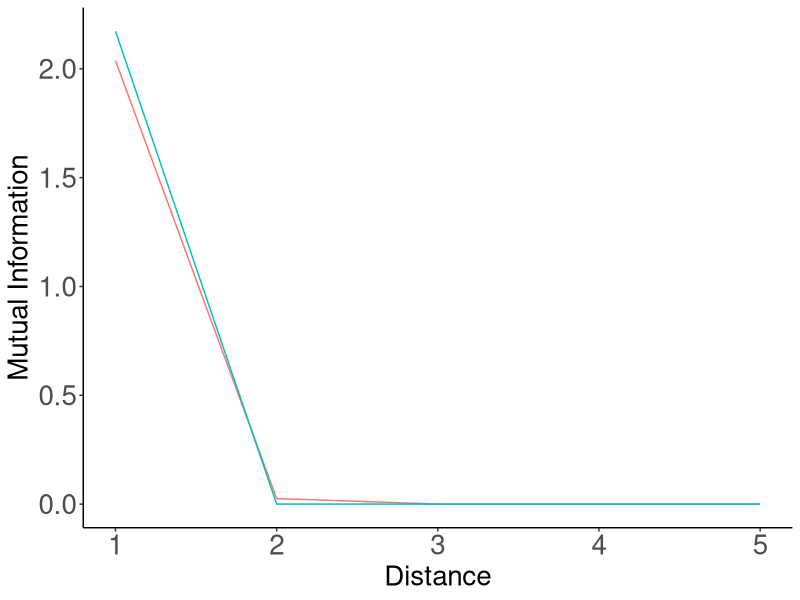
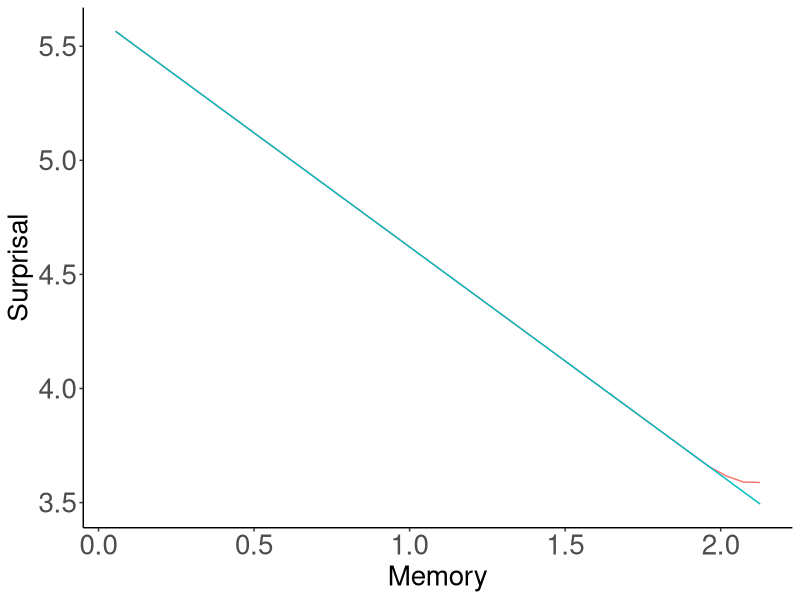
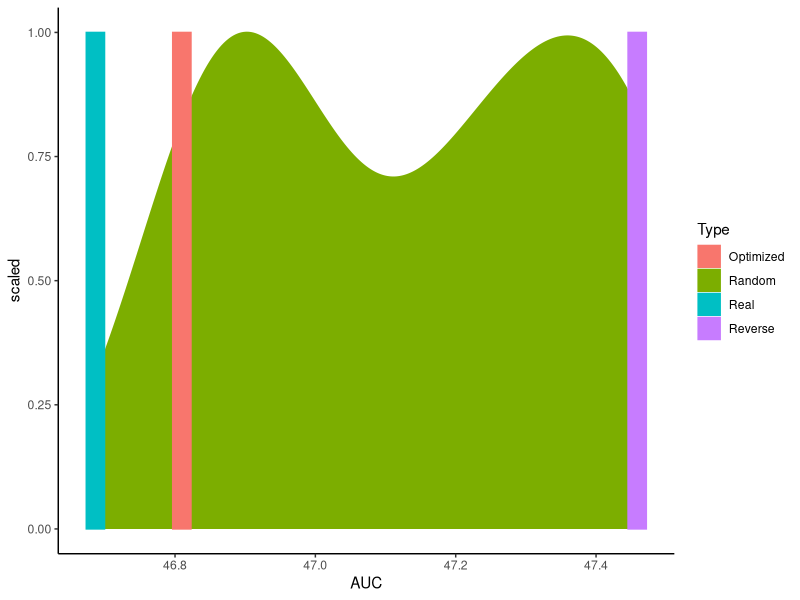

Generate these figures, in order, with R:
library(tidyr)
library(dplyr)
library(ggplot2)

######################################

data = read.csv("results.tsv", sep="\t")


data = data %>% filter(Script == "forWords_Japanese_RandomOrder_Normalized_FullData_Heldout.py")

unigramCE = mean(data$UnigramCE)

data$Type = ifelse(data$Model %in% c("REAL", "RANDOM", "REVERSE"), as.character(data$Model), "Optimized")

data_ = data %>% group_by(Distance, Type) %>% summarise(MI=median(MI))
data_ = data_ %>% filter(Distance < 5)
data_ = data_ %>% filter(Type %in% c("REAL", "RANDOM"))
plot = ggplot(data_, aes(x=1+Distance, y=MI, color=Type)) + geom_line()
plot = plot + theme_bw()
plot = plot + xlab("Distance") + ylab("Mutual Information")
plot = plot + theme(axis.title.x=element_text(size=20), axis.title.y=element_text(size=20), axis.text = element_text(size=20))
plot = plot + theme(panel.grid.major = element_blank(), panel.grid.minor = element_blank(), panel.background = element_blank(), legend.position="none")
plot = plot + theme(axis.line = element_line(colour = "black"),
            panel.grid.major = element_blank(),
                panel.grid.minor = element_blank(),
                panel.border = element_blank(),
                    panel.background = element_blank())
ggsave(plot, file=paste("../figures/Japanese-suffixes-byMorphemes-it-heldout.pdf", sep=""), height=4, width=4)

data = read.csv("results_interpolated.tsv", sep="\t")


data = data %>% filter(Script == "forWords_Japanese_RandomOrder_Normalized_FullData_Heldout.py")

data = data %>% group_by(Type, Memory) %>% summarise(Surprisal=unigramCE-median(MI))

data_ = data %>% filter(Type %in% c("REAL", "RANDOM"))

plot = ggplot(data_, aes(x=Memory, y=Surprisal, color=Type)) + geom_line() #size=2)
plot = plot + theme_bw()
plot = plot + theme(axis.title.x=element_text(size=20), axis.title.y=element_text(size=20), axis.text = element_text(size=20))
plot = plot + theme(panel.grid.major = element_blank(), panel.grid.minor = element_blank(), panel.background = element_blank(), legend.position="none")
plot = plot + theme(axis.line = element_line(colour = "black"),
            panel.grid.major = element_blank(),
                panel.grid.minor = element_blank(),
                panel.border = element_blank(),
                    panel.background = element_blank())
ggsave(plot, file=paste("../figures/Japanese-suffixes-byMorphemes-memsurp-heldout.pdf", sep=""), height=4, width=4)


######################################

data = read.csv("results_auc.tsv", sep="\t")

data = data %>% filter(Script == "forWords_Japanese_RandomOrder_Normalized_FullData_Heldout.py")


data$Type = ifelse(data$Model %in% c("REAL", "RANDOM", "REVERSE"), as.character(data$Model), "Optimized")
data$Type = ifelse(data$Type %in% c("REAL"), "Real", as.character(data$Type))
data$Type = ifelse(data$Type %in% c("RANDOM"), "Random", as.character(data$Type))
data$Type = ifelse(data$Type %in% c("REVERSE"), "Reverse", as.character(data$Type))

data_ = data %>% filter(Type %in% c("Real", "Random", "Optimized", "Reverse"))


#plot = ggplot(data_, aes(x=AUC, y=1, color=Type, fill=Type)) + geom_bar(stat="identity") #size=2)
#plot = plot + theme_bw()
#plot = plot + theme(axis.title.x=element_blank(), axis.title.y=element_blank(), axis.text = element_text(size=20))
#plot = plot + theme(panel.grid.major = element_blank(), panel.grid.minor = element_blank(), panel.background = element_blank()) #, legend.position="none")
#plot = plot + theme(axis.line = element_line(colour = "black"),
#            panel.grid.major = element_blank(),
#                panel.grid.minor = element_blank(),
#                panel.border = element_blank(),
#                    panel.background = element_blank())
#ggsave(plot, file=paste("figures/Japanese-suffixes-byMorphemes-auc-heldout.pdf", sep=""), height=4, width=4)

barWidth = (max(data$AUC) - min(data$AUC))/30

plot = ggplot(data_, aes(x=AUC, fill=Type, color=Type))
plot = plot + theme_classic()
#plot = plot + theme(legend.position="none")
plot = plot + geom_density(data= data_%>%filter(Type == "Random"), aes(y=..scaled..)) 
plot = plot + geom_bar(data = data_ %>% filter(!(Type %in% c("Random"))) %>% group_by(Type) %>% summarise(AUC=mean(AUC)) %>% mutate(y=1),  aes(y=y, group=Type), width=barWidth, stat="identity", position = position_dodge())
ggsave(plot, file=paste("../figures/Japanese-suffixes-byMorphemes-auc-hist-heldout.pdf", sep=""), height=4, width=4)
